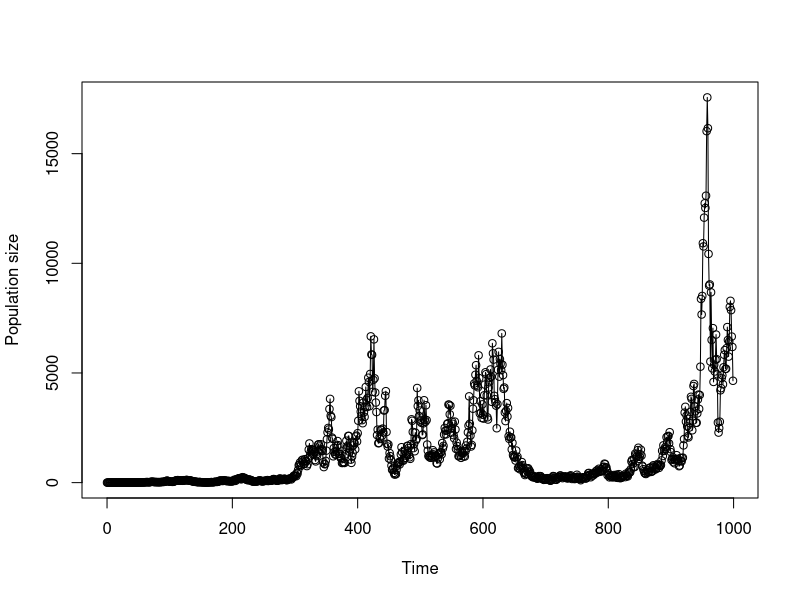

Recreate this plot in R.

rm(list = ls())
graphics.off()


set.seed(1) # for reproducibility
geom_growth_base <- function(N0 = 2,
                             T = 999,
                             lambda = 1.01,
                             sigma = 0.2){
  Nvals <- vector('numeric') # initiate a place to put the values
  Nvals[1] <- N0
  for (t in 1:T){
    Nvals[t+1] <- Nvals[t]*(lambda*exp(rnorm(1,0,sigma)))
  }
  return(Nvals)
}

# Run the simulation
out <- geom_growth_base()

# Plot the results
plot(0:999,
     out,
     xlab='Time',
     ylab='Population size',
     type='o')

# Default number of time-points
start_time <- Sys.time()
out <- geom_growth_base()
end_time <- Sys.time()
end_time - start_time

# Repeat with greater number of time-points
start_time <- Sys.time()
out <- geom_growth_base(T = 9E5)
end_time <- Sys.time()
end_time - start_time

# Note that the time won't be exactly the same each time (unless the seed is the same)
start_time <- Sys.time()
out <- geom_growth_base(T = 9E5)
end_time <- Sys.time()
end_time - start_time

# Benchmark with system.time
system.time(geom_growth_base(T=9E5))



































